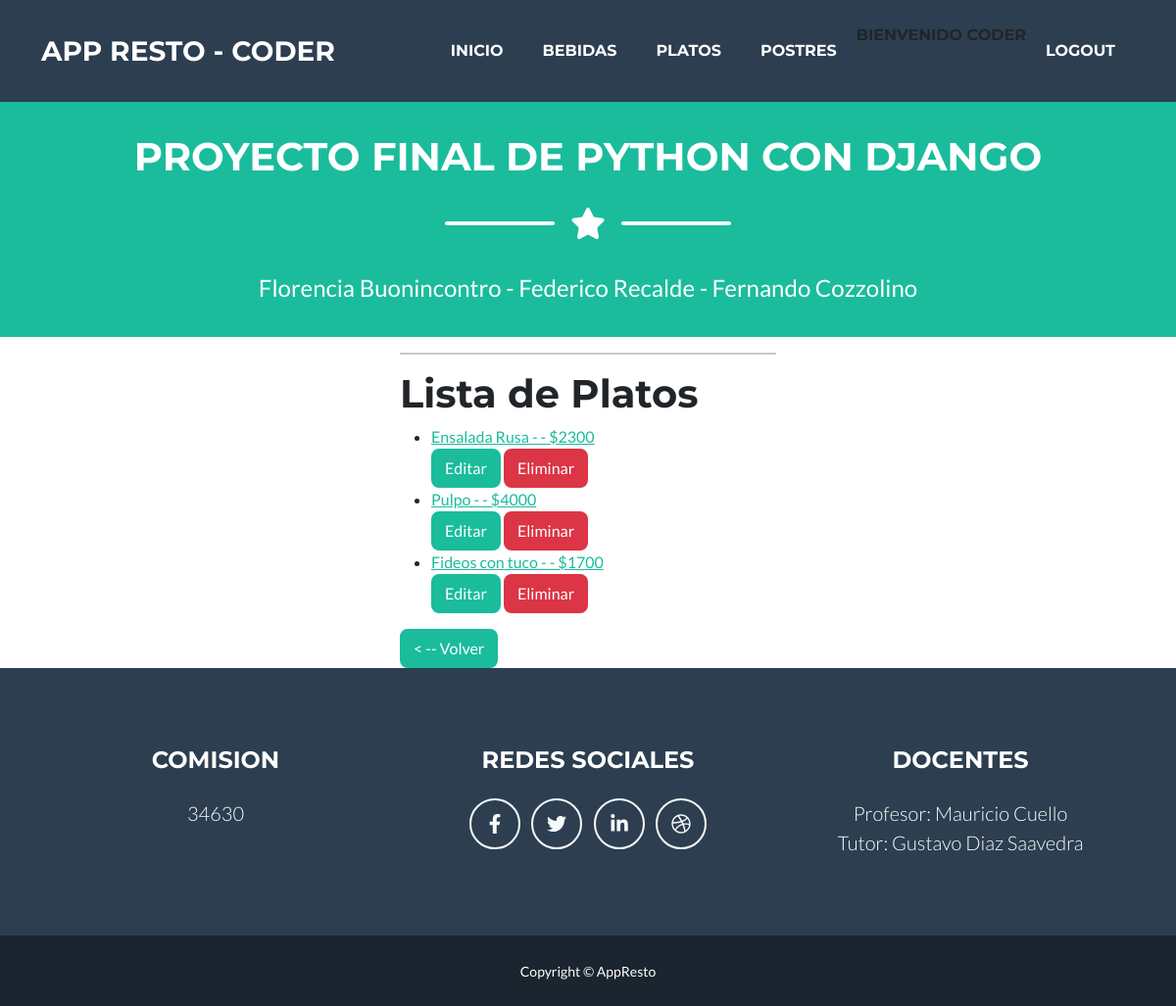
Screenshot of /platos_list (signed in) with the database file from the repository.
### AppResto/models.py (models this page shows)
class Plato(models.Model):
    plato =  models.CharField(max_length=50)
    guarnicion =  models.CharField(max_length=50)
    precio =  models.IntegerField()
    def __str__(self):
        return f'{self.plato} - {self.guarnicion} - ${self.precio}'

### AppResto/views.py (the view)
# urls.py: path('platos_list', PlatoList.as_view(), name='Plato_list'),
class PlatoList(LoginRequiredMixin, ListView):
    model = Plato
    template_name = 'platos_list.html'
    context_object_name = "platos"

### AppResto/templates/platos_list.html
{% extends 'padre.html' %}
{% load static %}
{% block contenidoDinamico %}
<h1> Lista de Platos </h1>
<ul>
    {% for plato in platos %}
        <li>
            <a href="{% url 'DetallePlato' plato.id %}">
                {{plato}}
            </a>
        </li>
        <div>
            <a href="{% url 'ActualizaPlato' plato.id %}" class="btn btn-primary" role="button">Editar</a>
            <a href="{% url 'EliminaPlato' plato.id  %}"class="btn btn-danger" role="button">Eliminar</a>
        </div>
    {% endfor %}
</ul>
<a href="{% url 'Platos' %}" class="btn btn-primary" role="button">< -- Volver</a>
{% endblock contenidoDinamico %}

### AppResto/templates/padre.html (shortened to what this page needs)
<!DOCTYPE html>
<html lang="en">
    <head>
        {% load static %}
        <link href="{% static 'css/styles.css' %}" rel="stylesheet">
        <link href="{% static 'css/mis_estilos.css' %}" rel="stylesheet">
    </head>
    <body id="page-top">
        <nav class="navbar navbar-expand-lg bg-secondary text-uppercase fixed-top" id="mainNav">
            <div class="container">
                <a class="navbar-brand" href="#page-top">APP Resto - Coder</a>
                <div class="collapse navbar-collapse" id="navbarResponsive">
                    <ul class="navbar-nav ms-auto">
                        <li class="nav-item mx-0 mx-lg-1"><a class="nav-link py-3 px-0 px-lg-3 rounded" href="{% url 'Inicio' %}">Inicio</a></li>
                        <li class="nav-item mx-0 mx-lg-1"><a class="nav-link py-3 px-0 px-lg-3 rounded" href="{% url 'Bebidas' %}">Bebidas</a></li>
                        <li class="nav-item mx-0 mx-lg-1"><a class="nav-link py-3 px-0 px-lg-3 rounded" href="{% url 'Platos' %}">Platos</a></li>
                        <li class="nav-item mx-0 mx-lg-1"><a class="nav-link py-3 px-0 px-lg-3 rounded" href="{% url 'Postres' %}">Postres</a></li>
                        {% if user.is_authenticated %}
                            <p>Bienvenido {{user.username}}</p>
                            <li class="nav-item mx-0 mx-lg-1"><a class="nav-link py-3 px-0 px-lg-3 rounded" href="{% url 'Logout' %}">Logout</a></li>
                        {% else %}
                            <li class="nav-item mx-0 mx-lg-1"><a class="nav-link py-3 px-0 px-lg-3 rounded" href="{% url 'Login' %}">Login</a></li>
                            {% endif %}
                    </ul>
                </div>
            </div>
        </nav>
        <header class="masthead bg-primary text-white text-center">
            <div class="container d-flex align-items-center flex-column">
                <h1 class="brand text-uppercase mb-0">Proyecto Final de Python con Django</h1>
                <div class="divider-custom divider-light">
                    <div class="divider-custom-line"></div>
                    <div class="divider-custom-icon"><i class="fas fa-star"></i></div>
                    <div class="divider-custom-line"></div>
                </div>
                <p class="masthead-subheading font-weight-light mb-0">Florencia Buonincontro - Federico Recalde - Fernando Cozzolino</p>
            </div>
        </header>
        <section  class="row  justify-content-center">
            <div  class="col-sm-4 " >
                <hr>
                {% block contenidoDinamico %}
                {% endblock contenidoDinamico %}
            </div>
        </section>
        <footer class="footer text-center">
            <div class="container">
                <div class="row">
                    <div class="col-lg-4 mb-5 mb-lg-0">
                        <h4 class="text-uppercase mb-4">Comision</h4>
                        <p class="lead mb-0">
                            34630
                            <br />
                        </p>
                    </div>
                    <div class="col-lg-4 mb-5 mb-lg-0">
                        <h4 class="text-uppercase mb-4">Redes Sociales</h4>
                        <a class="btn btn-outline-light btn-social mx-1" href="#!"><i class="fab fa-fw fa-facebook-f"></i></a>
                        <a class="btn btn-outline-light btn-social mx-1" href="#!"><i class="fab fa-fw fa-twitter"></i></a>
                        <a class="btn btn-outline-light btn-social mx-1" href="#!"><i class="fab fa-fw fa-linkedin-in"></i></a>
                        <a class="btn btn-outline-light btn-social mx-1" href="#!"><i class="fab fa-fw fa-dribbble"></i></a>
                    </div>
                    <div class="col-lg-4">
                        <h4 class="text-uppercase mb-4">Docentes</h4>
                        <p class="lead mb-0">
                            Profesor: Mauricio Cuello
                            <br>
                             Tutor: Gustavo Diaz Saavedra
                        </p>
                    </div>
                </div>
            </div>
        </footer>
        <div class="copyright py-4 text-center text-white">
            <div class="container"><small>Copyright &copy; AppResto</small></div>
        </div>
    </body>
</html>

### rows the page displays
Plato: plato+guarnicion+precio "Ensalada Rusa - - $2300"
Plato: plato+guarnicion+precio "Pulpo - - $4000"
Plato: plato+guarnicion+precio "Fideos con tuco - - $1700"

### other values shown
{{ user.username }} "CODER"
